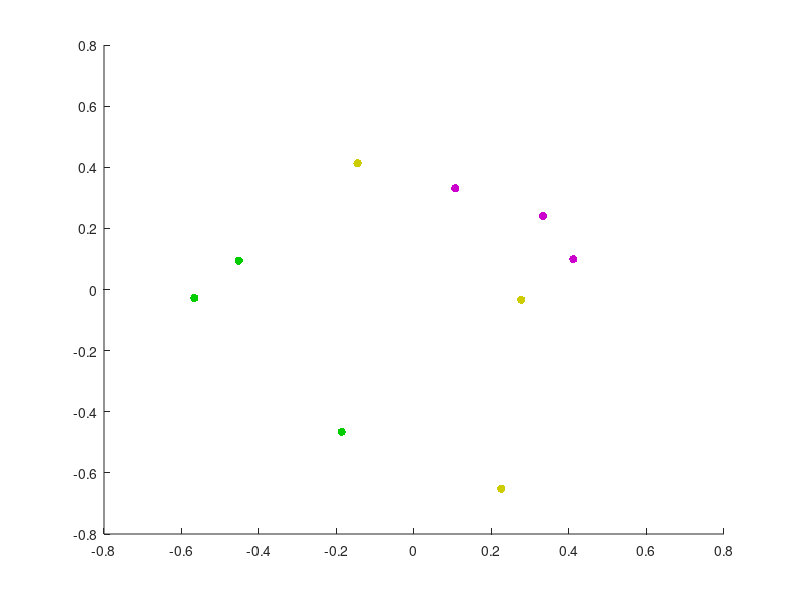

This figure's MATLAB source: (Note: this script raises an error after producing the figure.)
% Mini-example from the paper titled: Partial Least Squares
% (PLS) Methods for Neuroimaging: A Tutorial and Review, Krishnan et al. 2011
% Here we do PLSR.
clear; close all; clc;

% PET results: 9 subjects (three groups: AD, PD, NC) x 12 brain voxels
X =  [ 2     5     6     1     9     1     7     6     2     1     7     3 ;...   AD1
       4     1     5     8     8     7     2     8     6     4     8     2 ;...   AD2
       5     8     7     3     7     1     7     4     5     1     4     3 ;...   AD3

       3     3     7     6     1     1    10     2     2     1     7     4 ;...   PD1
       2     3     8     7     1     6     9     1     8     8     1     6 ;...   PD2
       1     7     3     1     1     3     1     8     1     3     9     5 ;...   PD3
       
       9     0     7     1     8     7     4     2     3     6     2     7 ;...   NC1
       8     0     6     5     9     7     4     4     2    10     3     8 ;...   NC2
       7     7     4     5     7     6     7     6     5     4     8     8]; %   NC3
X

% behavioral data: [words recalled (WR), RT], 9 subjects x 2 measures
Y =   [15   600 ; ... AD1  
       19   520 ; ... AD2 
       18   545 ; ... AD3 
       
       22   426 ; ... PD1 
       21   404 ; ... PD2 
       23   411 ; ... PD3 
       
       29   326 ; ... NC1 
       30   309 ; ... NC2 
       30   303]; %   NC3

whos

%% centering & normalization (each condition separately)

X = zscore(X);
Y = zscore(Y);

%% iterative process of getting latent variables

%% First iteration (to get first latent variable out of rank(X) possible)
X0 = X;
Y0 = Y;

R1 = X0' * Y0;

[W1, D1, C1] = svd(R1, 'econ')

% weights
w1 = W1(:,1)

% latent variable of X
t1 = X0*w1;
t1 = t1/norm(t1)

% loadings of X0 on t1
p1 = X0'*t1

% least square estimate of X from the first latent variable
X1_hat = t1*p1'

% latent variable of Y
c1 = C1(:,1)
u1 = Y0*c1

% prediction of Y from the X-latent variable t1
Y1_hat = u1*(c1')

% slope of regression
b1 = t1'*u1

Y1_hat = t1*b1*(c1') 


% deflated matrices
X1 = X0-X1_hat
Y1 = Y0-Y1_hat

%% second iteration

R2 = X1' * Y1;

[W2, D2, C2] = svd(R2, 'econ')

% weights
w2 = W2(:,1)

% latent variable of X
t2 = X1*w2;
t2 = t2/norm(t2)

% loadings of X1 on t2
p2 = X1'*t2

% least square estimate of X from the second latent variable
X2_hat = t2*p2'

% latent variable of Y
c2 = C2(:,1)
u2 = Y1*c2

% prediction of Y from the X-latent variable t2
Y2_hat = u2*c2'

% slope of regression
b2 = t2'*u2

Y2_hat = t2*b2*(c2)' 


% deflated matrices
X2 = X1-X2_hat
Y2 = Y1-Y2_hat

%% third iteration

R3 = X2' * Y2;

[W3, D3, C3] = svd(R3, 'econ')

% weights
w3 = W3(:,1)

% latent variable of X
t3 = X2*w3;
t3 = t3/norm(t3)

% loadings of X2 on t3
p3 = X2'*t3

% least square estimate of X from the third latent variable
X3_hat = t3*p3'

% latent variable of Y
c3 = C3(:,1)
u3 = Y2*c3

% prediction of Y from the X-latent variable t3
Y3_hat = u3*c3'

% slope of regression
b3 = t3'*u3

Y3_hat = t3*b3*(c3)' 


% deflated matrices
X3 = X2-X3_hat
Y3 = Y2-Y3_hat

%% fourth iteration

R4 = X3' * Y3;

[W4, D4, C4] = svd(R4, 'econ')

% weights
w4 = W4(:,1)

% latent variable of X
t4 = X3*w4;
t4 = t4/norm(t4)

% loadings of X3 on t4
p4 = X3'*t4

% least square estimate of X from the fourth latent variable
X4_hat = t4*p4'

% latent variable of Y
c4 = C4(:,1)
u4 = Y3*c4

% prediction of Y from the X-latent variable t4
Y4_hat = u4*c4'

% slope of regression
b4 = t4'*u4

Y4_hat = t4*b4*(c4)' 


% deflated matrices
X4 = X3-X4_hat
Y4 = Y3-Y4_hat

%% fifth iteration

R5 = X4' * Y4;

[W5, D5, C5] = svd(R5, 'econ')

% weights
w5 = W5(:,1)

% latent variable of X
t5 = X4*w5;
t5 = t5/norm(t5)

% loadings of X4 on t5
p5 = X4'*t5

% least square estimate of X from the fifth latent variable
X5_hat = t5*p5'

% latent variable of Y
c5 = C5(:,1)
u5 = Y4*c5

% prediction of Y from the X-latent variable t5
Y5_hat = u5*c5'

% slope of regression
b5 = t5'*u5

Y5_hat = t5*b5*(c5)' 


% deflated matrices
X5 = X4-X5_hat
Y5 = Y4-Y5_hat

%% sixth iteration

R6 = X5' * Y5;

[W6, D6, C6] = svd(R6, 'econ')

% weights
w6 = W6(:,1)

% latent variable of X
t6 = X5*w6;
t6 = t6/norm(t6)

% loadings of X5 on t6
p6 = X5'*t6

% least square estimate of X from the sixth latent variable
X6_hat = t6*p6'

% latent variable of Y
c6 = C6(:,1)
u6 = Y5*c6

% prediction of Y from the X-latent variable t6
Y6_hat = u6*c6'

% slope of regression
b6 = t6'*u6

Y6_hat = t6*b6*(c6)' 


% deflated matrices
X6 = X5-X6_hat
Y6 = Y5-Y6_hat

%% seventh iteration

R7 = X6' * Y6;

[W7, D7, C7] = svd(R7, 'econ')

% weights
w7 = W7(:,1)

% latent variable of X
t7 = X6*w7;
t7 = t7/norm(t7)

% loadings of X6 on t7
p7 = X6'*t7

% least square estimate of X from the seventh latent variable
X7_hat = t7*p7'

% latent variable of Y
c7 = C7(:,1)
u7 = Y6*c7

% prediction of Y from the X-latent variable t7
Y7_hat = u7*c7'

% slope of regression
b7 = t7'*u7

Y7_hat = t7*b7*(c7)' 


% deflated matrices
X7 = X6-X7_hat
Y7 = Y6-Y7_hat

%% eighth iteration (last)

R8 = X7' * Y7;

[W8, D8, C8] = svd(R8, 'econ')

% weights
w8 = W8(:,1)

% latent variable of X
t8 = X7*w8;
t8 = t8/norm(t8)

% loadings of X7 on t8
p8 = X7'*t8

% least square estimate of X from the eight latent variable
X8_hat = t8*p8'

% latent variable of Y
c8 = C8(:,1)
u8 = Y7*c8

% prediction of Y from the X-latent variable t8
Y8_hat = u8*c8'

% slope of regression
b8 = t8'*u8

Y8_hat = t8*b8*(c8)' 


% deflated matrices
X8 = X7-X8_hat
Y8 = Y7-Y8_hat

%% ninth iteration (experiment)

R9 = X8' * Y8;

[W9, D9, C9] = svd(R9, 'econ')

% weights
w9 = W9(:,1)

% latent variable of X
t9 = X8*w9;
t9 = t9/norm(t9)

% loadings of X8 on t9
p9 = X8'*t9

% least square estimate of X from the ninth latent variable
X9_hat = t9*p9'

% latent variable of Y
c9 = C9(:,1)
u9 = Y8*c9

% prediction of Y from the X-latent variable t9
Y9_hat = u9*c9'

% slope of regression
b9 = t9'*u9

Y9_hat = t9*b9*(c9)' 


% deflated matrices
X9 = X8-X9_hat
Y9 = Y8-Y9_hat

%% SUMMARY
T = [t1, t2, t3, t4, t5, t6, t7, t8] % X latent variables
B = diag([b1, b2, b3, b4, b5, b6, b7, b8])
C = [c1, c2, c3, c4, c5, c6, c7, c8]
U = [u1, u2, u3, u4, u5, u6, u7, u8] % Y latent variables
W = [w1, w2, w3, w4, w5, w6, w7, w8]
P = [p1, p2, p3, p4, p5, p6, p7, p8]
P_tr_pinv = pinv(P')

B_PLS = P_tr_pinv*B*(C') % fixed-effect model

X_ = T*P' % should be equal to X

Y_hat = T*B*(C') 
tmp = X*B_PLS % should be equal to Y_hat


% How good is the prediction?
RESS = norm(Y-Y_hat, 'fro')

%% PLOTS

colors = [  0.8 0.0 0.8;
            0.8 0.0 0.8;
            0.8 0.0 0.8;
            0.8 0.8 0.0;
            0.8 0.8 0.0;
            0.8 0.8 0.0;
            0.0 0.8 0.0
            0.0 0.8 0.0
            0.0 0.8 0.0 ];
close all

% latent variables of X (i.e. T)
figure
idx = [1 2]; % choose two indices from 1 to 8
scatter(T(:,idx(1)), T(:,idx(2)), [], colors, 'filled')
hline(0, 'k-') ; vline(0, 'k-') ;
xlabel(['X Latent Variable ', num2str(idx(1))])
ylabel(['X Latent Variable ', num2str(idx(2))])
hold on
scatter(C(1,idx(1)), C(1,idx(1)), 80, 'b^', 'filled') % words recalled
scatter(C(2,idx(1)), C(2,idx(1)), 80, 'bs', 'filled') % reaction time
hold off


% latent variables of X (i.e. T)
figure
idx = [1 2]; % choose two indices from 1 to 8
scatter(U(:,idx(1)), U(:,idx(2)), [], colors, 'filled')
hline(0, 'k-') ; vline(0, 'k-') ;
xlabel(['Y Latent Variable ', num2str(idx(1))])
ylabel(['Y Latent Variable ', num2str(idx(2))])
hold on
scatter(C(1,idx(1)), C(1,idx(1)), 80, 'b^', 'filled') % words recalled
scatter(C(2,idx(1)), C(2,idx(1)), 80, 'bs', 'filled') % reaction time
hold off

% weights that relate each measure in Y to latent variables
% figure

